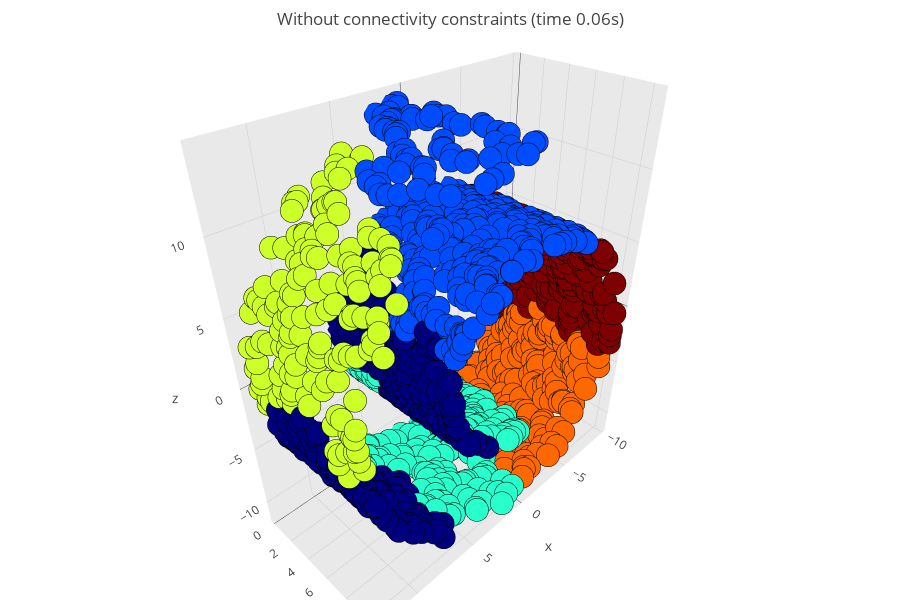

Notebook code cell kept with this figure:
### Code cell
color =   matplotlib_to_plotly(plt.cm.jet, 6)

data = [ ]
for l in np.unique(label):
    trace = go.Scatter3d(x=X[label == l, 0],
                         y=X[label == l, 1], 
                         z=X[label == l, 2],
                         mode='markers', 
                         showlegend = False,
                         marker=dict( color= color[l][1],
                                       line= dict(color='black', width=1)
                                    ))
    data.append(trace)
    
layout = go.Layout(height = 600, 
                   title = 'Without connectivity constraints (time %.2fs)' % elapsed_time,
                   scene = dict(
                    xaxis = dict(
                         backgroundcolor="rgb(233, 233, 233)",
                         showbackground=True),
                    yaxis = dict(
                        backgroundcolor="rgb(233, 233, 233)",
                        showbackground=True,),
                    zaxis = dict(
                        backgroundcolor="rgb(233, 233, 233)",
                        showbackground=True)),
                    margin=dict(
                                l=0, r=0,
                                b=0, t=50)
                  )

fig = go.Figure(data=data, layout = layout)

plotly.offline.iplot(fig)

### Figure 1 — Plotly figure (JSON) as saved in the notebook; plotly's stock layout.template omitted (floating-point values rounded to 4 significant figures; data arrays with more than 128 entries replaced by an {"elided": "..."} marker saying what was removed)
{"data": [{"marker": {"color": "rgb(0, 0, 127)", "line": {"color": "black", "width": 1}}, "mode": "markers", "showlegend": false, "type": "scatter3d", "x": {"elided": "357 float values"}, "y": {"elided": "357 float values"}, "z": {"elided": "357 float values"}}, {"marker": {"color": "rgb(0, 76, 255)", "line": {"color": "black", "width": 1}}, "mode": "markers", "showlegend": false, "type": "scatter3d", "x": {"elided": "343 float values"}, "y": {"elided": "343 float values"}, "z": {"elided": "343 float values"}}, {"marker": {"color": "rgb(41, 255, 205)", "line": {"color": "black", "width": 1}}, "mode": "markers", "showlegend": false, "type": "scatter3d", "x": {"elided": "271 float values"}, "y": {"elided": "271 float values"}, "z": {"elided": "271 float values"}}, {"marker": {"color": "rgb(205, 255, 41)", "line": {"color": "black", "width": 1}}, "mode": "markers", "showlegend": false, "type": "scatter3d", "x": {"elided": "151 float values"}, "y": {"elided": "151 float values"}, "z": {"elided": "151 float values"}}, {"marker": {"color": "rgb(255, 103, 0)", "line": {"color": "black", "width": 1}}, "mode": "markers", "showlegend": false, "type": "scatter3d", "x": {"elided": "181 float values"}, "y": {"elided": "181 float values"}, "z": {"elided": "181 float values"}}, {"marker": {"color": "rgb(127, 0, 0)", "line": {"color": "black", "width": 1}}, "mode": "markers", "showlegend": false, "type": "scatter3d", "x": {"elided": "197 float values"}, "y": {"elided": "197 float values"}, "z": {"elided": "197 float values"}}], "layout": {"height": 600, "margin": {"b": 0, "l": 0, "r": 0, "t": 50}, "scene": {"xaxis": {"backgroundcolor": "rgb(233, 233, 233)", "showbackground": true}, "yaxis": {"backgroundcolor": "rgb(233, 233, 233)", "showbackground": true}, "zaxis": {"backgroundcolor": "rgb(233, 233, 233)", "showbackground": true}}, "title": "Without connectivity constraints (time 0.06s)"}}
